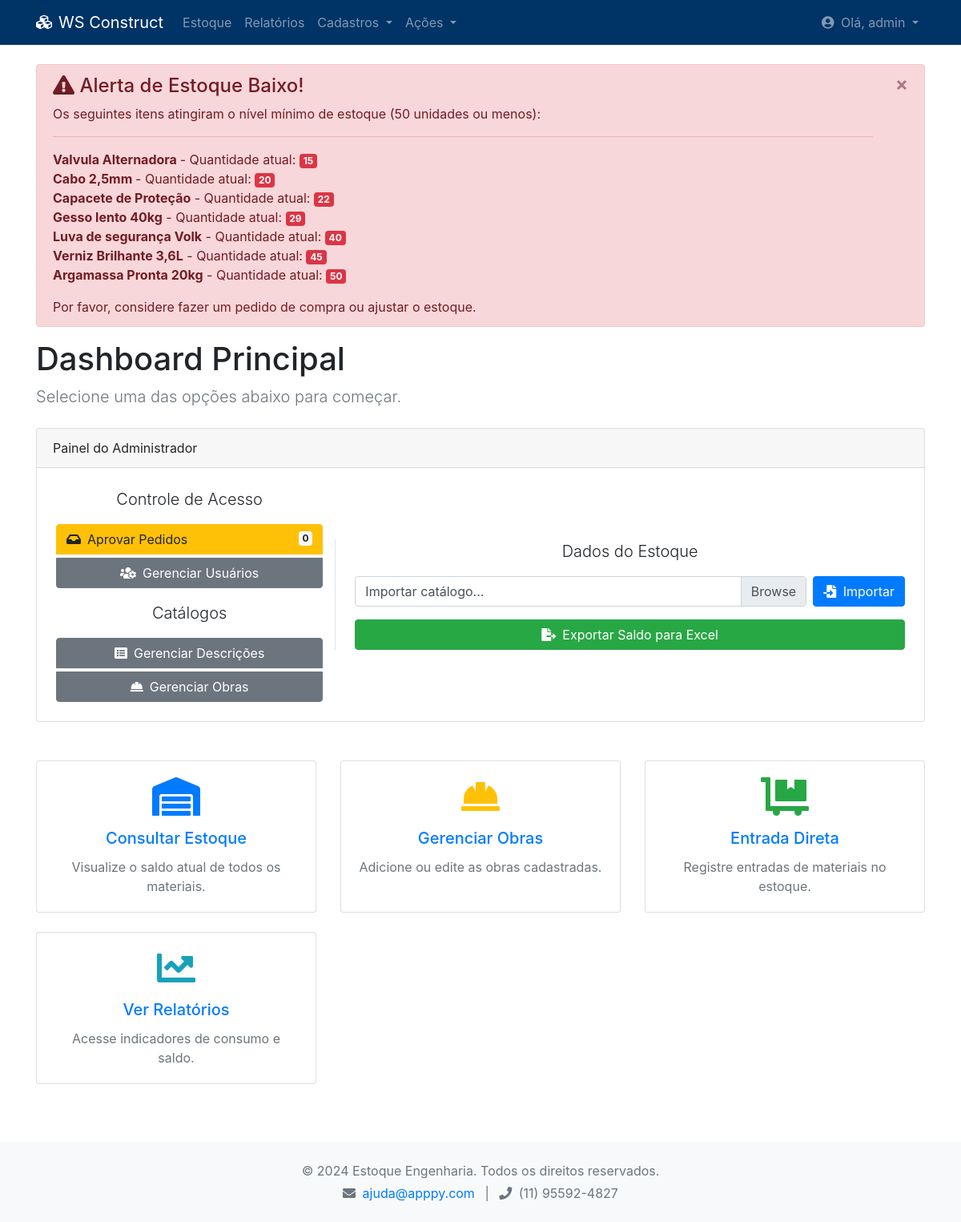
Page / (signed in) on the earlier database version.
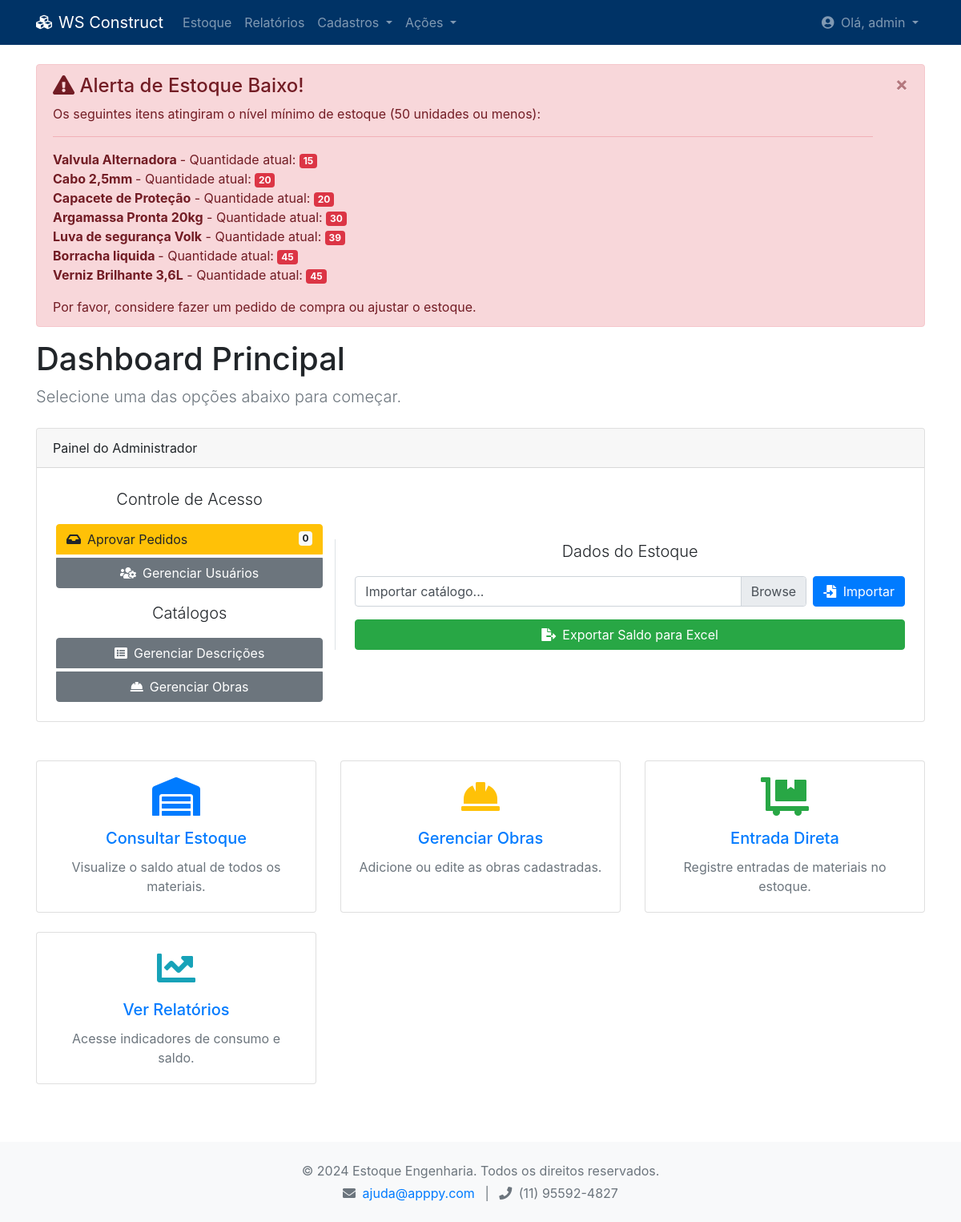
Same page on the later database version.
### tables this page shows
CREATE TABLE itens_estoque (
        id INTEGER PRIMARY KEY AUTOINCREMENT,
        nome TEXT UNIQUE NOT NULL,
        descricao_id INTEGER,
        quantidade INTEGER NOT NULL DEFAULT 0,
        preco_unitario REAL,
        FOREIGN KEY (descricao_id) REFERENCES descricoes (id)
    );

### app.py (the view)
@app.route('/')
def dashboard():
    if 'usuario' not in session:
        return redirect(url_for('login'))
    itens_baixo_estoque = []
    if session['usuario']['role'] == 'administracao':
        itens_baixo_estoque = estoque.listar_itens_estoque_baixo()
    return render_template(
        'dashboard.html',
        usuario=session['usuario'],
        itens_baixo_estoque=itens_baixo_estoque)

### app.py (called while the page is built)
@app.context_processor
def inject_permissions():
    return dict(PERMISSOES=auth.PERMISSOES)

@app.context_processor
def inject_auth():
    return dict(auth=auth)

@app.context_processor
def inject_notifications():
    if 'usuario' in session and session['usuario']['role'] == 'administracao':
        pedidos_pendentes_count = len(pedidos.listar_pedidos_pendentes())
        return dict(pedidos_pendentes_count=pedidos_pendentes_count)
    return dict(pedidos_pendentes_count=0)

### database.py (called while the page is built)
def conectar_bd():
    try:
        conn = sqlite3.connect(DB_NAME)
        conn.row_factory = sqlite3.Row
        return conn
    except sqlite3.Error as e:
        logging.error(f"Erro ao conectar ao banco de dados: {e}")
        return None

### estoque.py (called while the page is built)
def listar_itens_estoque_baixo(minimo=50):
    conn = conectar_bd()
    if not conn: return []
    cursor = conn.cursor()
    cursor.execute("""
        SELECT i.id, i.nome, i.quantidade
        FROM itens_estoque i
        WHERE i.quantidade <= ?
        ORDER BY i.quantidade ASC
    """, (minimo,))
    itens = cursor.fetchall()
    conn.close()
    return [dict(item) for item in itens]

### templates/dashboard.html (shortened to what the changed rows need)
{% extends "base.html" %}
{% block content %}
        {% if itens_baixo_estoque %}
        <div class="alert alert-danger alert-dismissible fade show" role="alert">
          <ul class="list-unstyled">
            {% for item in itens_baixo_estoque %}
              <li><strong>{{ item.nome }}</strong> - Quantidade atual: <span class="badge badge-danger">{{ item.quantidade }}</span></li>
            {% endfor %}
          </ul>
        </div>
        {% endif %}
        <div class="mb-4">
            <h1>Dashboard Principal</h1>
        </div>
{% endblock %}

Differences in the rows shown:
removed itens_estoque: nome "Gesso lento 40kg", quantidade "29"
changed itens_estoque "Capacete de Proteção": quantidade "22" → "20"
changed itens_estoque "Argamassa Pronta 20kg": quantidade "50" → "30"; moves up the list
changed itens_estoque "Luva de segurança Volk": quantidade "40" → "39"
now on this page (row edited): itens_estoque: nome "Borracha liquida", quantidade "45"
